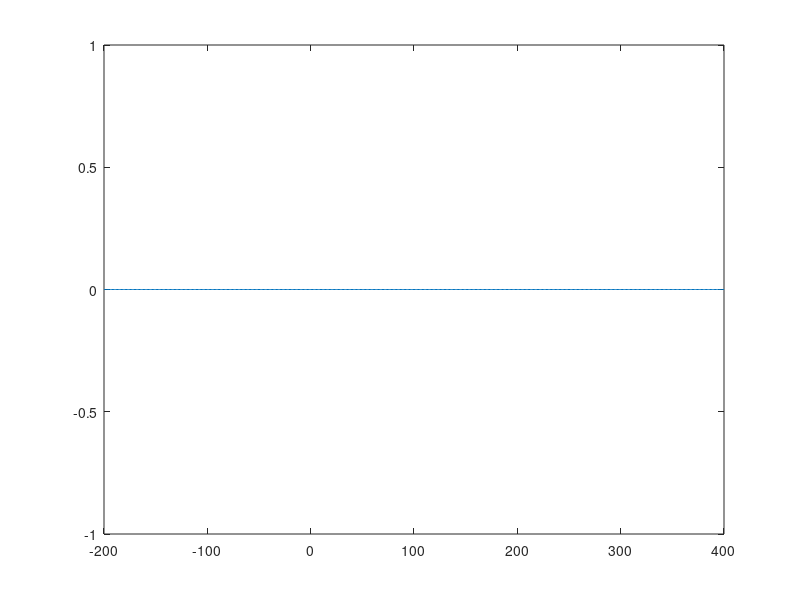

Write the MATLAB code that produced this figure.
%% Matlab script to construct a grid file

% runname = 'dambreak';
% gridfile = 'dambreak.14';

runname = 'riemann';
gridfile = 'riemann.14';

% runname = 'parabolic';
% gridfile = 'parabolic.14';
%% Determine x vector
% nn = 501;
% x = linspace(-10,10,nn);
% dx = 1.25;
% x = -300:dx:300;
dx = 1.25;
x = -200:dx:400;
% dx = 12.5;
% x = -4000:dx:4000;
nn = length(x);

% % make unstructured:
% for i = 2:length(x)-1
%     x(i) = chop(x(i) + (rand(1)-0.5)/4*dx,6);
% end

%% Determine depth
% dep_fun = @(x)-1.6*10^(-7)*x.^2;
dep_fun = @(x)0*x;
% dep_fun = @(x)0*x+1;
% dep_fun = @(x)0*x+1-2/10*x.*(x>0);
% dep_fun = @(x)0*x+1-(1+tanh((x-5)/2))/2/10;
dep = dep_fun(x);

%% Write file
fid = fopen(gridfile,'w');
fprintf(fid,'%s\n',runname);
fprintf(fid,'%d %d\n',nn-1,nn);
for i = 1:nn
    fprintf(fid,'%4d %16.8f %16.8f\n',[i,x(i),dep(i)]);
end
fclose(fid);

%% Plot grid file to check
plot(x,-dep)
